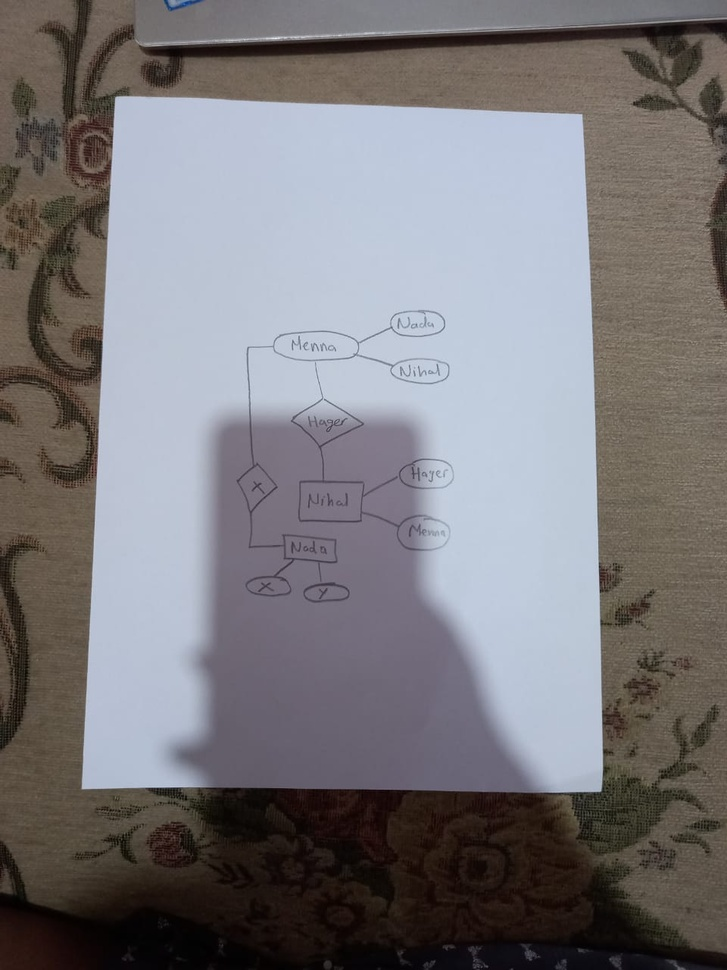
#> input picture prespective/input/9.jpeg, 727 x 970 px, shrunk from 960 x 1280 before the run
$ jupyter execute transform.ipynb   (older library calls are emulated)
#> lines starting #> are read from the running program, lines starting #| are printed output that depends on the picture; after the words box and inside, x2 and y2 are one past the last pixel; in counts of white or black regions, pixels touching at a corner belong together
[cell 1]
# from transform import four_point_transform

from skimage.filters import threshold_local,threshold_otsu,try_all_threshold
import numpy as np
import cv2
import imutils
from skimage.util.shape import view_as_windows

[cell 2]
def order_points(pts):
    rect = np.zeros((4, 2), dtype = "float32")

    s = pts.sum(axis = 1)
    rect[0] = pts[np.argmin(s)]
    rect[2] = pts[np.argmax(s)]
    diff = np.diff(pts, axis = 1)
    rect[1] = pts[np.argmin(diff)]
    rect[3] = pts[np.argmax(diff)]

    return rect

def four_point_transform(image, pts):
    rect = order_points(pts)
    (tl, tr, br, bl) = rect


    widthA = np.sqrt(((br[0] - bl[0]) ** 2) + ((br[1] - bl[1]) ** 2))
    widthB = np.sqrt(((tr[0] - tl[0]) ** 2) + ((tr[1] - tl[1]) ** 2))
    maxWidth = max(int(widthA), int(widthB))
    heightA = np.sqrt(((tr[0] - br[0]) ** 2) + ((tr[1] - br[1]) ** 2))
    heightB = np.sqrt(((tl[0] - bl[0]) ** 2) + ((tl[1] - bl[1]) ** 2))
    maxHeight = max(int(heightA), int(heightB))
    dst = np.array([
  [0, 0],
  [maxWidth - 1, 0],
  [maxWidth - 1, maxHeight - 1],
  [0, maxHeight - 1]], dtype = "float32")

    M = cv2.getPerspectiveTransform(rect, dst)
    warped = cv2.warpPerspective(image, M, (maxWidth, maxHeight))

    return warped

[cell 3]
###########################illumination and binarization####################
#Illumenation
from math import pi
def simplestColorBalance(img,s):
    s/=100
    n,m=img.shape
    f=img.flatten()
    f.sort()
    minT=f[int(s*n*m)]
    maxT=f[ n*m - int(s*n*m) - 1]
    img=np.where(img<minT,0,img)
    img=np.where(img>maxT,255,img)
    img=np.where((img!=0)&(img!=255),255*((img-minT)/(maxT-minT)),img)
    return img
def poisonScreening(img,L):
    n,m=img.shape
    img_freq=cv2.dft(img)
    for i in range(n):
        for j in range(m):
            coef=(pi*pi*i*i)/(n*n) + (pi*pi*j*j)/(m*m)
            img_freq[i][j]=(img_freq[i][j]*coef)/(L+coef)
    img=cv2.idft(img_freq)
    return img
def applyPoison(img,s=0.1,L=0.1):
    img=simplestColorBalance(img,s)
    img=poisonScreening(img,L)
    img=simplestColorBalance(img,s)
    return img
# [14 lines left out: functions signaltonoise, smooth, not called in this run]

[cell 4]
#copied from https://github.com/manuelaguadomtz/pythreshold/blob/master/pythreshold/local_th/feng.py
def feng_threshold(img, w_size1=15, w_size2=30,
                   k1=0.15, k2=0.01, alpha1=0.1):
    """ Runs the Feng's thresholding algorithm.
    Reference:
    Algorithm proposed in: Meng-Ling Feng and Yap-Peng Tan, “Contrast adaptive
    thresholding of low quality document images”, IEICE Electron. Express,
    Vol. 1, No. 16, pp.501-506, (2004).
    Modifications: Using integral images to compute the local mean and the
    standard deviation
    @param img: The input image. Must be a gray scale image
    @type img: ndarray
    @param w_size1: The size of the primary local window to compute
        each pixel threshold. Should be an odd window
    @type w_size1: int
    @param w_size2: The size of the secondary local window to compute
        the dynamic range standard deviation. Should be an odd window
    @type w_size2: int
    @param k1: Parameter value that lies in the interval [0.15, 0.25].
    @type k1: float
    @param k2: Parameter value that lies in the interval [0.01, 0.05].
    @type k2: float
    @param alpha1: Parameter value that lies in the interval [0.15, 0.25].
    @type alpha1: float
    @return: The estimated local threshold for each pixel
    @rtype: ndarray
    """
    # Obtaining rows and cols
    rows, cols = img.shape
    i_rows, i_cols = rows + 1, cols + 1

    # Computing integral images
    # Leaving first row and column in zero for convenience
    integ = np.zeros((i_rows, i_cols), np.float)
    sqr_integral = np.zeros((i_rows, i_cols), np.float)

    integ[1:, 1:] = np.cumsum(np.cumsum(img.astype(np.float), axis=0), axis=1)
    sqr_img = np.square(img.astype(np.float))
    sqr_integral[1:, 1:] = np.cumsum(np.cumsum(sqr_img, axis=0), axis=1)

    # Defining grid
    x, y = np.meshgrid(np.arange(1, i_cols), np.arange(1, i_rows))

    # Obtaining local coordinates
    hw_size = w_size1 // 2
    x1 = (x - hw_size).clip(1, cols)
    x2 = (x + hw_size).clip(1, cols)
    y1 = (y - hw_size).clip(1, rows)
    y2 = (y + hw_size).clip(1, rows)

    # Obtaining local areas size
    l_size = (y2 - y1 + 1) * (x2 - x1 + 1)

    # Computing sums
    sums = (integ[y2, x2] - integ[y2, x1 - 1] -
            integ[y1 - 1, x2] + integ[y1 - 1, x1 - 1])
    sqr_sums = (sqr_integral[y2, x2] - sqr_integral[y2, x1 - 1] -
                sqr_integral[y1 - 1, x2] + sqr_integral[y1 - 1, x1 - 1])

    # Computing local means
    means = sums / l_size

    # Computing local standard deviation
    stds = np.sqrt(sqr_sums / l_size - np.square(means))

    # Obtaining windows
    padded_img = np.ones((rows + w_size1 - 1, cols + w_size1 - 1)) * np.nan
    padded_img[hw_size: -hw_size, hw_size: -hw_size] = img

    winds = view_as_windows(padded_img, (w_size1, w_size1))

    # Obtaining maximums and minimums
    mins = np.nanmin(winds, axis=(2, 3))

    # Obtaining local coordinates for std range calculations
    hw_size = w_size2 // 2
    x1 = (x - hw_size).clip(1, cols)
    x2 = (x + hw_size).clip(1, cols)
    y1 = (y - hw_size).clip(1, rows)
    y2 = (y + hw_size).clip(1, rows)

    # Obtaining local areas size
    l_size = (y2 - y1 + 2) * (x2 - x1 + 2)

    # Computing sums
    sums = (integ[y2, x2] - integ[y2, x1 - 1] -
            integ[y1 - 1, x2] + integ[y1 - 1, x1 - 1])
    sqr_sums = (sqr_integral[y2, x2] - sqr_integral[y2, x1 - 1] -
                sqr_integral[y1 - 1, x2] + sqr_integral[y1 - 1, x1 - 1])

    # Computing local means2
    means2 = sums / l_size

    # Computing standard deviation range
    std_ranges = np.sqrt(sqr_sums / l_size - np.square(means2))

    # Computing normalized standard deviations and extra alpha parameters
    n_stds = stds / std_ranges
    n_sqr_std = np.square(n_stds)
    alpha2 = k1 * n_sqr_std
    alpha3 = k2 * n_sqr_std

    thresholds = ((1 - alpha1) * means + alpha2 * n_stds
                  * (means - mins) + alpha3 * mins)
    for x in range(img.shape[0]):
        for y in range(img.shape[1]):
            if(img[x][y]<thresholds[x][y]):
                img[x][y]=0
            else:
                img[x][y]=1
    return img

[cell 5]
img_dir='input/9.jpeg'
MORPH = 9
CANNY = 84
HOUGH = 25
orig = cv2.imread(img_dir)
#> orig is the input picture: shape (970, 727, 3); mean B, G, R 123.3, 119.8, 122.2

img = cv2.imread(img_dir, cv2.IMREAD_GRAYSCALE)
img_copy = img.copy()
cv2.imwrite("orig.png",img)

cv2.GaussianBlur(img, (3,3), 0, img)
# Remove small details
kernel = cv2.getStructuringElement(cv2.MORPH_RECT,(MORPH,MORPH))
dilated = cv2.dilate(img, kernel)
cv2.imwrite("dilated.png",dilated)

edges = cv2.Canny(dilated, 0, CANNY, apertureSize=3)
#> edges: shape (970, 727); 3% white in thin lines or dots
kernel = cv2.getStructuringElement(cv2.MORPH_RECT,(3,3))
edges = cv2.dilate(edges, kernel)
#> edges: shape (970, 727); 9.2% white; 21 white regions, largest, box (x1, y1, x2, y2) and area: (0, 0, 727, 877) 47174, (0, 799, 303, 917) 5989, (573, 799, 727, 970) 4419
edges = cv2.Canny(edges, 0, CANNY, apertureSize=3)
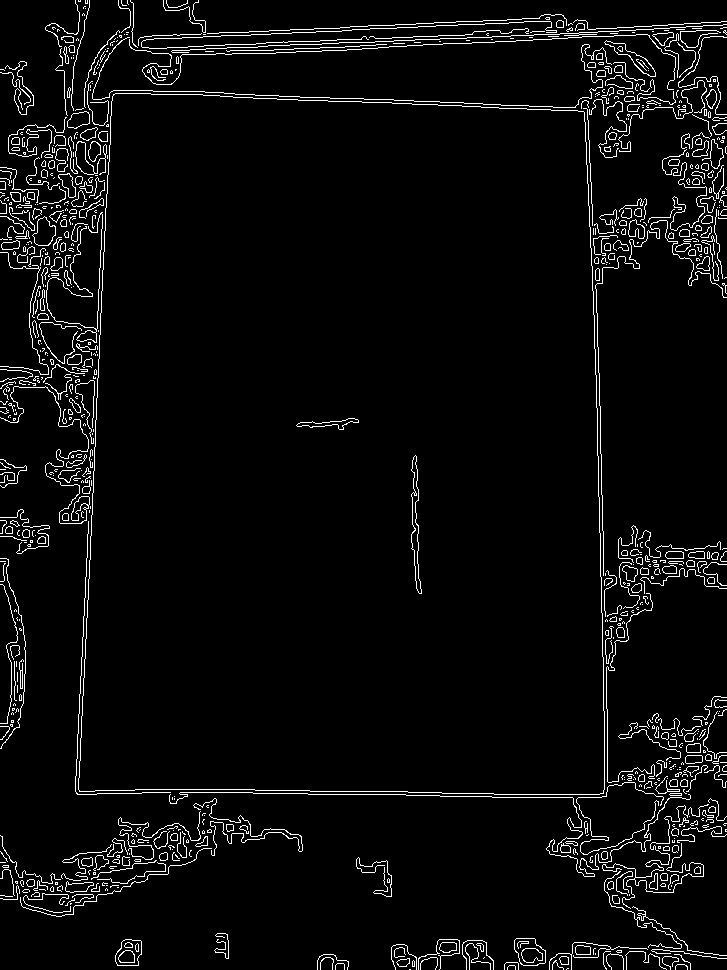
#> edges: shape (970, 727); 4.3% white in thin lines or dots
cv2.imwrite("edges.png",edges)
####################Not currently used##############
lines = cv2.HoughLines(edges, 1, np.pi/180, 150)
#> lines = 48 rows, first 8: [116, 0.0524], [67, 1.52], [788, 1.59], [-591, 3.12], [785, 1.59], [-582, 3.11], [89, 1.61], [86, 1.61]
for line in lines:
    for r,theta in line:
        a = np.cos(theta)
        b=np.sin(theta)
        x0 = a*r
        y0 = b*r
        x1 = int(x0 + 1000*(-b))
        y1 = int(y0 + 1000*(a))
        x2 = int(x0 - 1000*(-b))
        y2 = int(y0 - 1000*(a))

        cv2.line(orig, (x1,y1), (x2,y2), (0,0,255), 1)
#> this loop made 48 passes
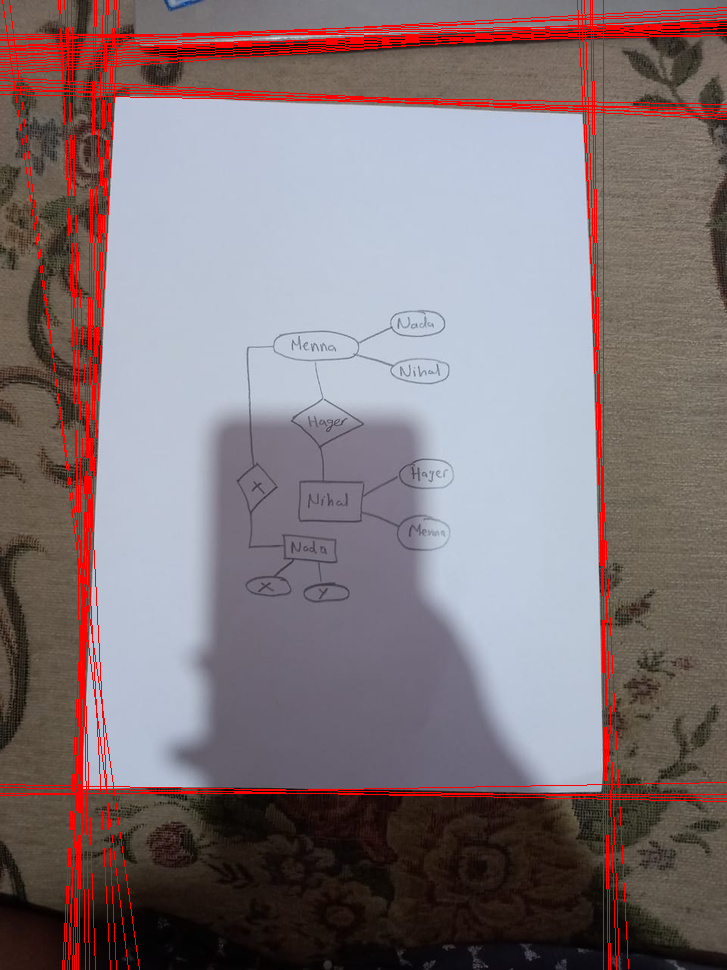
#> orig: shape (970, 727, 3); 4.83% of pixels changed, all inside (x1, y1, x2, y2) = (0, 0, 727, 970)

cv2.imwrite("lines.png",orig)
#> Out = True

[cell 6]
# finding contours
im,contours,heirarchy = cv2.findContours(edges.copy(), cv2.RETR_EXTERNAL, cv2.CHAIN_APPROX_SIMPLE)
#> contours = 748 contours, 628 with area under 20; largest, box (x1, y1, x2, y2) and area: (78, 93, 605, 795) 346288, (514, 938, 546, 966) 664, (115, 939, 142, 966) 552, (604, 40, 656, 77) 459, (32, 216, 56, 246) 432
maxArea=0
for cnt in contours:
    x,y,w,h = cv2.boundingRect(cnt)
    if(w*h >= maxArea):
        peri = cv2.arcLength(cnt, True)
        approx = cv2.approxPolyDP(cnt, 0.05 * peri, True)
        maxArea=w*h
#> this loop made 748 passes
#> (x, y, w, h, peri, approx, maxArea) on passes 9, 15, 29, 36, 71: (396, 958, 14, 9, 36.73, [[409, 958], [396, 962], [399, 966], [406, 966]], 126), (674, 954, 17, 16, 53.8, [[674, 954], [689, 962], [690, 969], [689, 962]], 272), (549, 942, 99, 28, 375.4, [[549, 969], [574, 942], [647, 949], [574, 942]], 2772), (632, 906, 95, 50, 270.7, [[632, 907], [726, 955]], 4750), (604, 871, 78, 78, 408.3, [[605, 880], [681, 947], [648, 947], [681, 944]], 6084)
#> after the loop, maxArea = 369954; peri = 2408.2
cv2.drawContours(orig,[approx], -1, (0, 255, 0), 1)
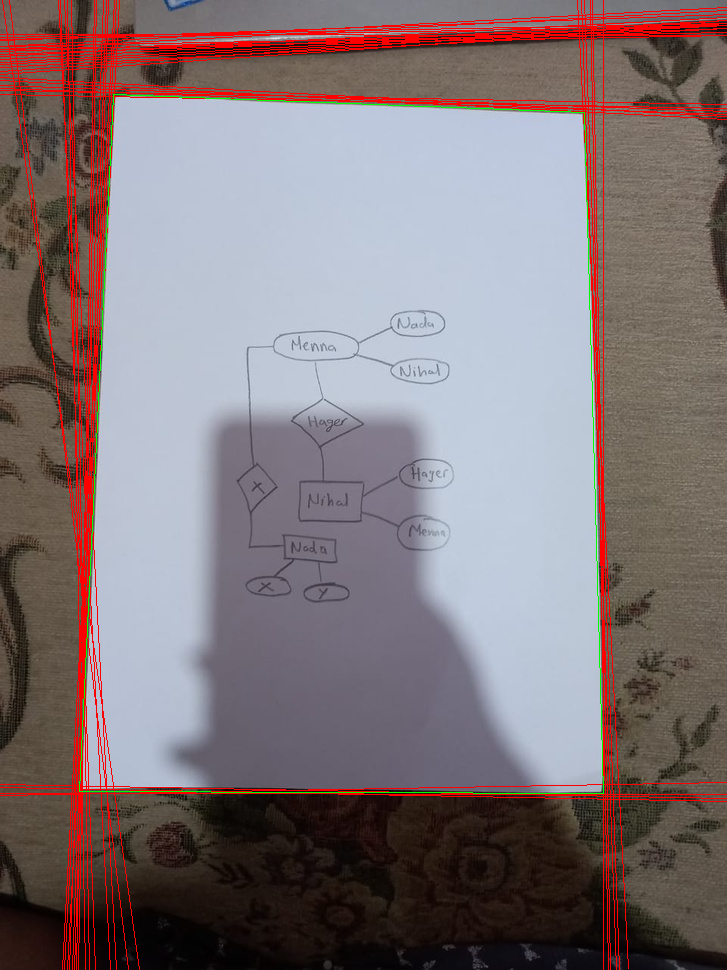
#> orig: shape (970, 727, 3); 0.34% of pixels changed, all inside (x1, y1, x2, y2) = (79, 94, 604, 794)
cv2.imwrite('outline.png',orig)
#> Out = True

[cell 7]
ratio=1
warped = four_point_transform(img_copy, approx.reshape(len(approx), 2) * ratio)
#> in order_points, `s = pts.sum(axis = 1)`: s = [207, 870, 1396, 696]
#> in order_points, `diff = np.diff(pts, axis = 1)`: diff = [-19, 712, 190, -472]
#> in four_point_transform, `rect = order_points(pts)`: rect = [[113, 94], [584, 112], [603, 793], [79, 791]]
#> in four_point_transform, `(tl, tr, br, bl) = rect`: tl = [113, 94]; tr = [584, 112]; br = [603, 793]; bl = [79, 791]
#> in four_point_transform, `widthA = np.sqrt(((br[0] - bl[0]) ** 2) + ((br[1] - bl[1]) ** 2))`: widthA = 524
#> in four_point_transform, `widthB = np.sqrt(((tr[0] - tl[0]) ** 2) + ((tr[1] - tl[1]) ** 2))`: widthB = 471.3
#> in four_point_transform, `maxWidth = max(int(widthA), int(widthB))`: maxWidth = 524
#> in four_point_transform, `heightA = np.sqrt(((tr[0] - br[0]) ** 2) + ((tr[1] - br[1]) ** 2))`: heightA = 681.3
#> in four_point_transform, `heightB = np.sqrt(((tl[0] - bl[0]) ** 2) + ((tl[1] - bl[1]) ** 2))`: heightB = 697.8
#> in four_point_transform, `maxHeight = max(int(heightA), int(heightB))`: maxHeight = 697
#> in four_point_transform, `dst = np.array([ [0, 0], [maxWidth - 1, 0], [maxWidth - 1, maxHeight -..`: dst = [[0, 0], [523, 0], [523, 696], [0, 696]]
#> in four_point_transform, `M = cv2.getPerspectiveTransform(rect, dst)`: M = [[1.09, 0.0533, -128.4], [-0.0428, 1.12, -100.4], [-5.6e-05, 0.000162, 1]]
#> in four_point_transform, `warped = cv2.warpPerspective(image, M, (maxWidth, maxHeight))`:
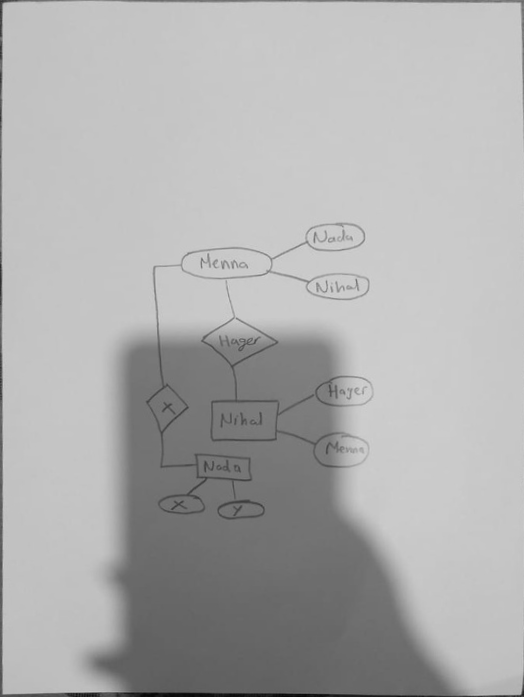
#> warped: shape (697, 524); min 8, max 214, mean 174
cv2.imwrite('result.png',warped)
#> Out = True

[cell 8]
Illuminated = applyPoison(warped)
#> in simplestColorBalance, `minT=f[int(s*n*m)]`: minT = 18
#> in simplestColorBalance, `maxT=f[ n*m - int(s*n*m) - 1]`: maxT = 205
cv2.imwrite('Illuminated.png',Illuminated)
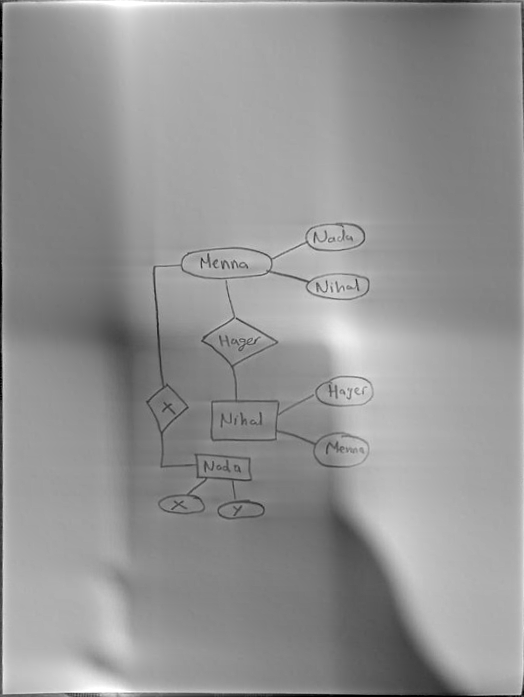
#> saved as Illuminated.png: shape (697, 524); min 0, max 255, mean 147.7
#> Out = True
#fig, ax = try_all_threshold(Illuminated, figsize=(20, 30), verbose=False)

[cell 9]
Illuminated=Illuminated.astype(np.uint8)
#smoothedImage=smooth(Illuminated)
BinarizedImage=feng_threshold(Illuminated)
#> in feng_threshold, `integ[1:, 1:] = np.cumsum(np.cumsum(img.astype(np.float), axis=0), axi..`:
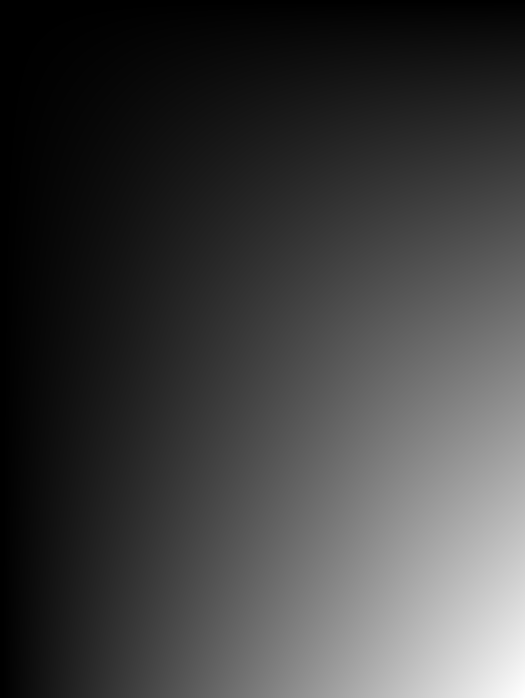
#> integ: shape (698, 525) float64; min 0, max 53774679, mean 13484711.8; drawn with min black and max white
#> in feng_threshold, `sqr_sums = (sqr_integral[y2, x2] - sqr_integral[y2, x1 - 1] - sqr_inte..`:
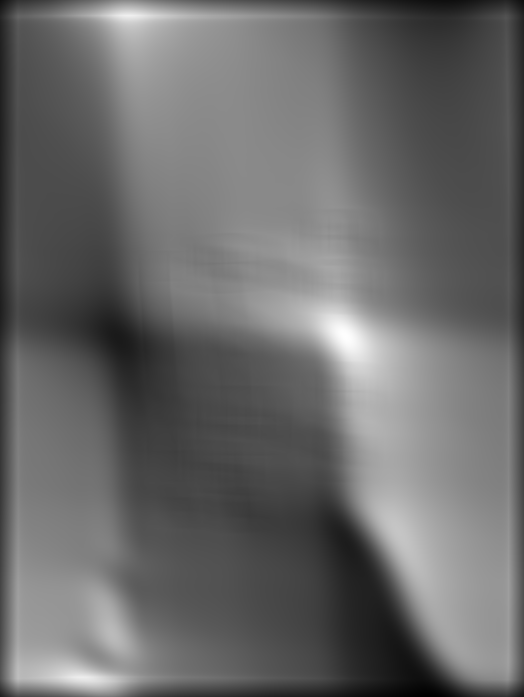
#> sqr_sums: shape (697, 524) float64; min 1716901, max 48216456, mean 21077010.8; drawn with min black and max white
#> in feng_threshold, `std_ranges = np.sqrt(sqr_sums / l_size - np.square(means2))`:
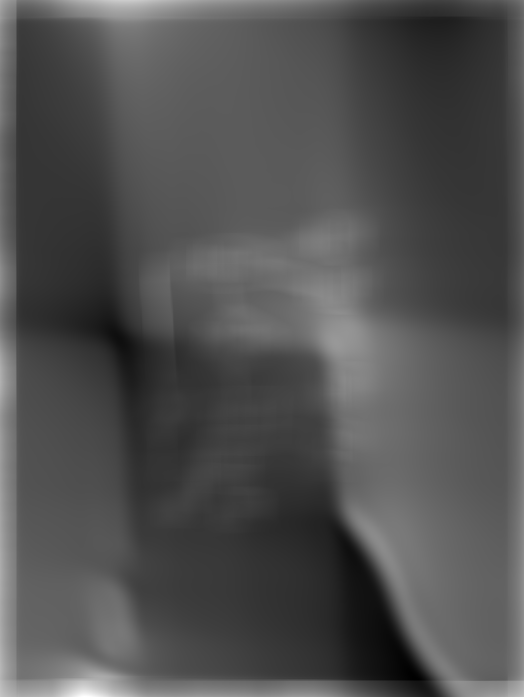
#> std_ranges: shape (697, 524) float64; min 17.31, max 81.08, mean 37.5; drawn with min black and max white
#> after the loop in feng_threshold, `for x in range(img.shape[0]):`:
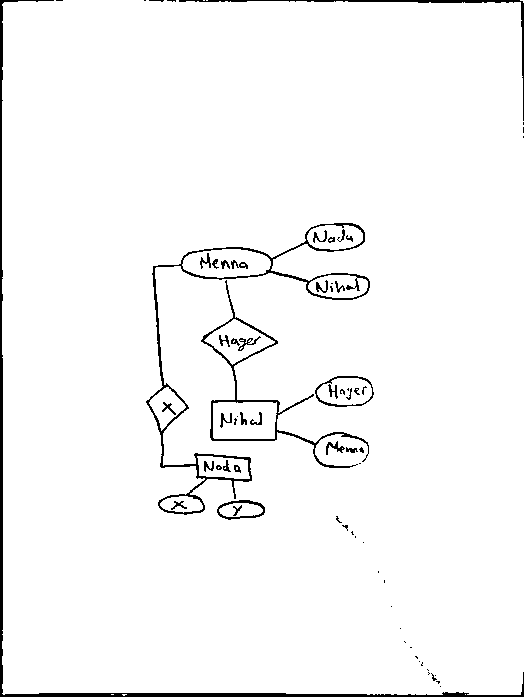
#> img: shape (697, 524); values 0 (black) and 1 (white), 97.1% white; 70 black regions (36 under 20 px), largest, box (x1, y1, x2, y2) and area: (0, 0, 524, 697) 3628, (146, 223, 370, 515) 2652, (201, 280, 369, 468) 1412
cv2.imwrite('feng.png',BinarizedImage*255)
#> Out = True
